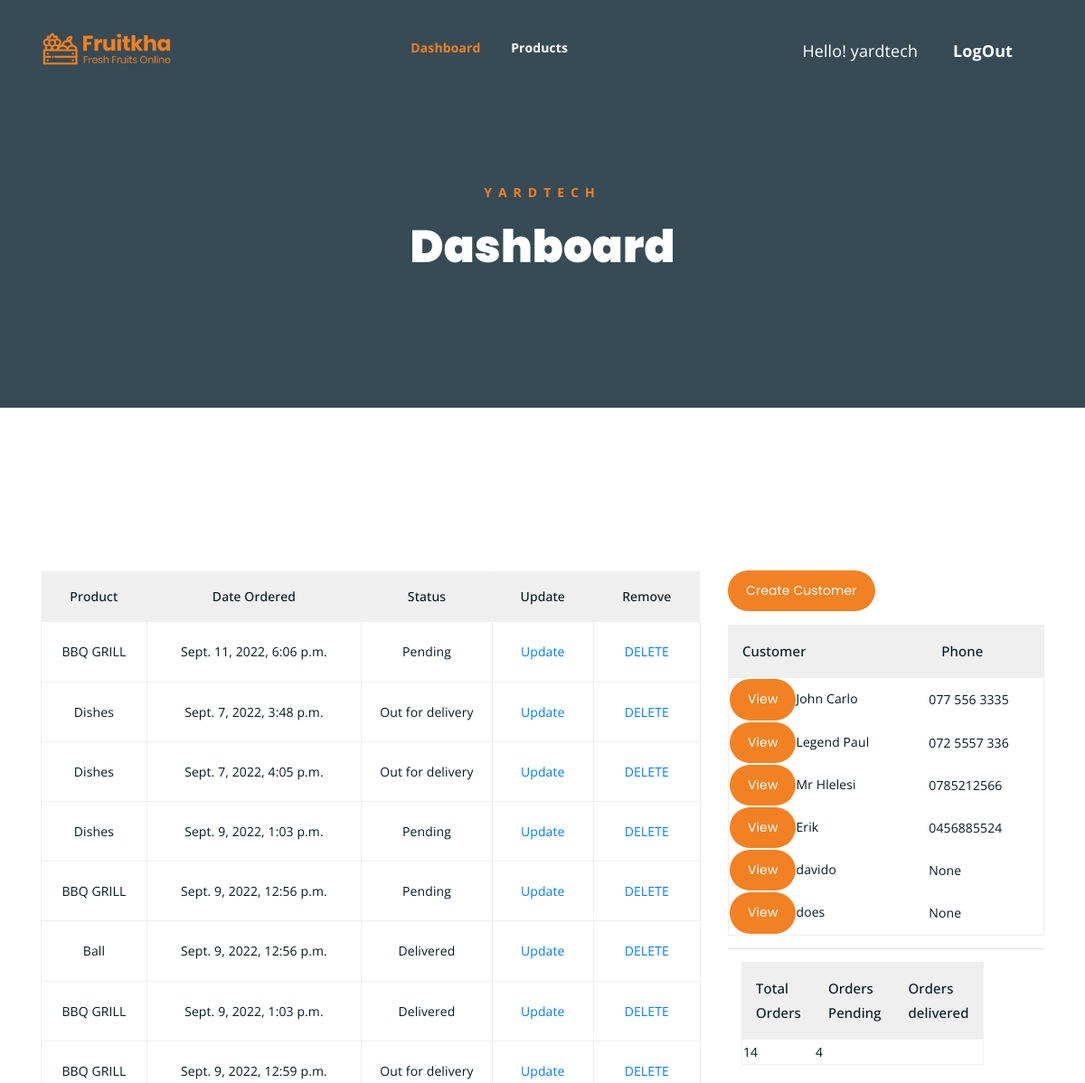
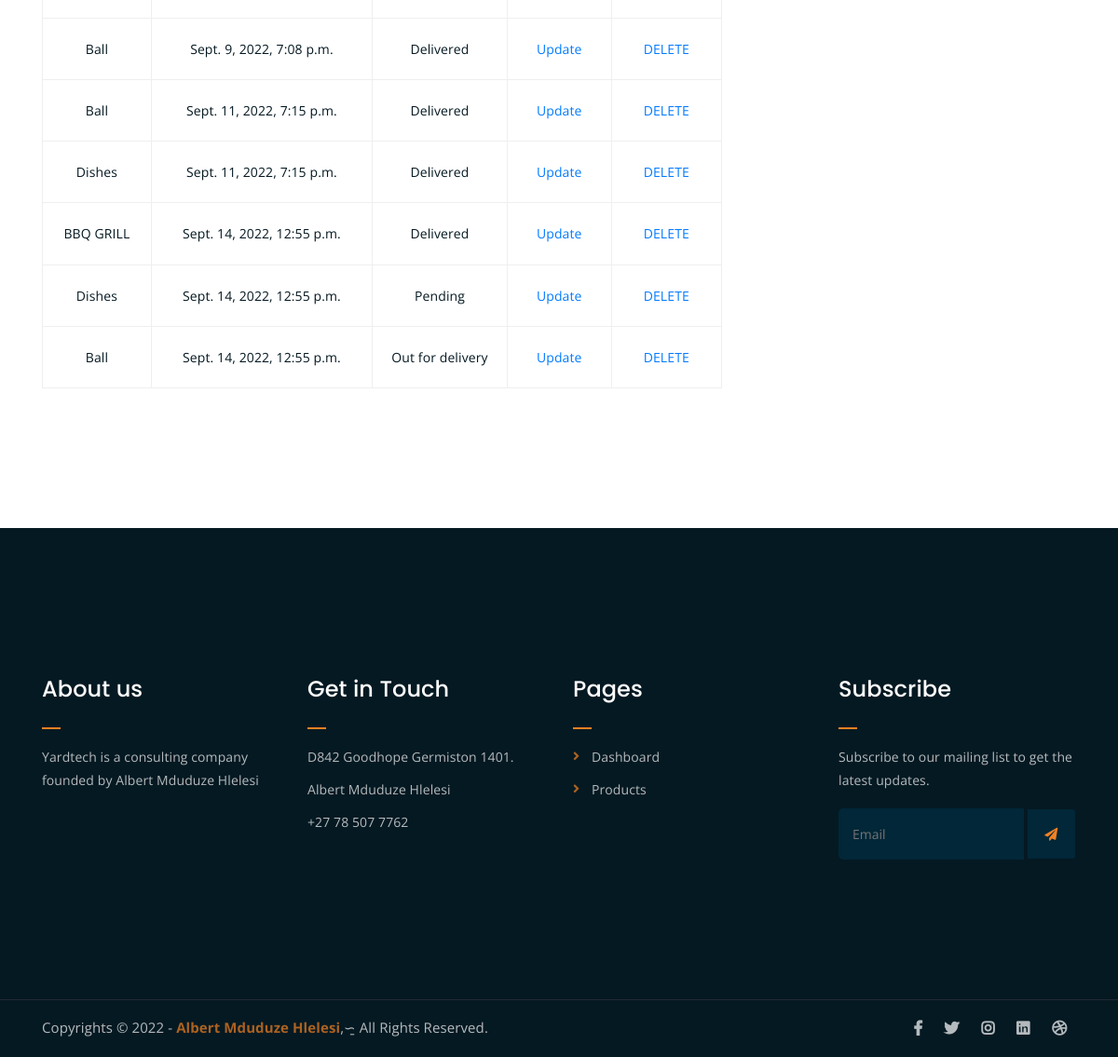
The app's page / (signed in) with its own data (2 pictures, top to bottom).
### accounts/models.py (models this page shows, shortened)
class Order(models.Model):
    STATUS =(
        ('Pending','Pending'),
        ('Out for delivery','Out for delivery'),
        ('Delivered','Delivered'))
    customer = models.ForeignKey(Customer,null=True,on_delete=models.SET_NULL)
    product = models.ForeignKey(Product,null=True, on_delete=models.SET_NULL)
    date_created = models.DateTimeField(auto_now=True, null=True)
    status = models.CharField(max_length=200,null=True,choices=STATUS)
    note = models.CharField(max_length=200,null=True)

class Product(models.Model):
    CATEGORY =(
        ('Indoor','Indoor'),
        ('Out Door','Out Door'),
    )
    name = models.CharField(max_length=200,null=True)
    price = models.FloatField(null=True)
    category = models.CharField(max_length=200,null=True,choices=CATEGORY)
    description =models.CharField(max_length=200,null=True,blank=True)
    date_created =models.DateTimeField(auto_now=True,null=True)
    tag = models.ManyToManyField(Tag)
    def __str__(self):
        return self.name

class Customer(models.Model):
    user = models.OneToOneField(User,null=True,blank=True,on_delete=models.CASCADE)
    name=models.CharField(max_length=200,null=True)
    phone = models.CharField(max_length=200,null=True )
    email = models.CharField(max_length=200,null=True )
    profile_pic = models.ImageField(null=True,default="464.jpg",blank=True)
    date= models.DateTimeField(auto_now=True,null=True)

### accounts/decorators.py (the view)
    def wrapper_function(request,*args,**kwargs):
        group = None
        if request.user.groups.exists():
            group=request.user.groups.all()[0].name
        if group == 'customer':
            return redirect('accounts:user-page')
        if group == 'admin':
            return view_func(request,*args,**kwargs)

### accounts/views.py (called while the page is built)
@admin_only
def home(request):
    orders = Order.objects.all()
    customer = Customer.objects.all()
    total_customers = customer.count()
    total_orders = orders.count()
    delivered = orders.filter(status='Delivered').count()
    pending = orders.filter(status='Pending').count()
    context ={
        'orders': orders,
        'customer': customer,
        'total_customers':total_customers,
        'total_orders':total_orders,
        'delivered ':delivered ,
        'pending':pending
    }
    return render(request,'accounts/dashboard2.html',context)

### accounts/templates/accounts/dashboard2.html (shortened to what this page needs)
<!DOCTYPE html>
<html lang="en">
<head>
	{% load static %}
	<link rel="stylesheet" href="{% static 'accounts/css/all.min.css' %}">
	<link rel="stylesheet" href="{% static 'accounts/bootstrap/css/bootstrap.min.css' %}">
	<link rel="stylesheet" href="{% static 'accounts/css/owl.carousel.css' %}">
	<link rel="stylesheet" href="{% static 'accounts/css/magnific-popup.css' %}">
	<link rel="stylesheet" href="{% static 'accounts/css/animate.css' %}">
	<link rel="stylesheet" href="{% static 'accounts/css/meanmenu.min.css' %}">
	<link rel="stylesheet" href="{% static 'accounts/css/main.css'%}">
	<link rel="stylesheet" href="{% static 'accounts/css/responsive.css'%} ">
</head>
<body>
	<div class="top-header-area" id="sticker">
		<div class="container">
			<div class="row">
				<div class="col-lg-12 col-sm-12 text-center">
					<div class="main-menu-wrap">
						<div class="site-logo">
							<a href="index.html">
								<img src="assets/img/logo.png" alt="">
							</a>
						</div>
						<nav class="main-menu">
							<ul>
								<li class="current-list-item"><a href="{% url 'accounts:home' %}">Dashboard</a>
								</li>
								<li><a href="{% url 'accounts:products' %}">Products</a></li>
								<li>
									<div class="header-icons">
                                    <span class="hel-mesg" >Hello! {{request.user}}</span>
									<span class="hel-mesg"><a class="log-in" href="{% url 'accounts:login' %}">LogOut</a></span>
									</div>
								</li>
							</ul>
						</nav>
					</div>
				</div>
			</div>
		</div>
	</div>
	<div class="breadcrumb-section breadcrumb-bg">
		<div class="container">
			<div class="row">
				<div class="col-lg-8 offset-lg-2 text-center">
					<div class="breadcrumb-text">
						<p>Yardtech</p>
						<h1>Dashboard</h1>
					</div>
				</div>
			</div>
		</div>
	</div>
	<div class="cart-section mt-150 mb-150">
		<div class="container">
			<div class="row">
				<div class="col-lg-8 col-md-12">
					<div class="cart-table-wrap">
						<table class="cart-table">
							<thead class="cart-table-head">
								<tr class="table-head-row">
									<th class="product-name">Product</th>
									<th class="product-price">Date Ordered</th>
									<th class="product-quantity">Status</th>
									<th class="product-total">Update</th>
									<th class="product-remove">Remove</th>
								</tr>
							      {% for order in orders %}
							<tbody>
                                     <td>{{order.product}}</td>
							         <td>{{order.date_created}}</td>
						             <td>{{order.status}}</td>
						              <td><a href="{% url 'accounts:update_order' order.id %}">Update</a></td>
						              <td><a href="{% url 'accounts:delete_order' order.id %}">DELETE</a></td>
							</tbody>
							          {% endfor %}
							</thead>
						</table>
					</div>
				</div>
				<div class="col-lg-4">
					<div class="total-section">
						<div class="cart-buttons">
							<a href="checkout.html" class="boxed-btn black">Create Customer</a>
						</div>
						<table class="total-table">
							<thead class="total-table-head">
								<tr class="table-total-row">
									<th>Customer</th>
									<th>Phone</th>
								</tr>
							{% for customer in customer %}
							<tbody>
                                     <td><a href="{% url 'accounts:customer' customer.id %}" class="boxed-btn black">View</a>{{customer.name}}</td>
							         <td>{{customer.phone}}</td>
							</tbody>
							          {% endfor %}
							</thead>
						</table>
					</div>
					<hr>
					<div class="col-lg-4">
					<div class="total-section">
						<table class="total-table">
							<thead class="total-table-head">
								<tr class="table-total-row">
									<th>Total Orders</th>
									<th>Orders Pending</th>
									<th>Orders delivered</th>
								</tr>
							</thead>
							<tbody>
							       <td>{{total_orders}}</td>
								   <td>{{pending}}</td>
							       <td><p>{{delivered}}</p></td>
							</tbody>
						</table>
					</div>
					</div>
				</div>
			</div>
		</div>
	</div>
	<div class="footer-area">
		<div class="container">
			<div class="row">
				<div class="col-lg-3 col-md-6">
					<div class="footer-box about-widget">
						<h2 class="widget-title">About us</h2>
						<p>Yardtech is a consulting company founded by Albert Mduduze Hlelesi</p>
					</div>
				</div>
				<div class="col-lg-3 col-md-6">
					<div class="footer-box get-in-touch">
						<h2 class="widget-title">Get in Touch</h2>
						<ul>
							<li>D842 Goodhope Germiston 1401.</li>
							<li>Albert Mduduze Hlelesi</li>
							<li>+27 78 507 7762</li>
						</ul>
					</div>
				</div>
				<div class="col-lg-3 col-md-6">
					<div class="footer-box pages">
						<h2 class="widget-title">Pages</h2>
						<ul>
							<li><a href="index.html">Dashboard</a></li>
							<li><a href="about.html">Products</a></li>
						</ul>
					</div>
				</div>
				<div class="col-lg-3 col-md-6">
					<div class="footer-box subscribe">
						<h2 class="widget-title">Subscribe</h2>
						<p>Subscribe to our mailing list to get the latest updates.</p>
						<form action="index.html">
							<input type="email" placeholder="Email">
							<button type="submit"><i class="fas fa-paper-plane"></i></button>
						</form>
					</div>
				</div>
			</div>
		</div>
	</div>
	<div class="copyright">
		<div class="container">
			<div class="row">
				<div class="col-lg-6 col-md-12">
					<p>Copyrights &copy; 2022 - <a href="">Albert Mduduze Hlelesi</a>,&race;  All Rights Reserved.</p>
				</div>
				<div class="col-lg-6 text-right col-md-12">
					<div class="social-icons">
						<ul>
							<li><a href="#" target="_blank"><i class="fab fa-facebook-f"></i></a></li>
							<li><a href="#" target="_blank"><i class="fab fa-twitter"></i></a></li>
							<li><a href="#" target="_blank"><i class="fab fa-instagram"></i></a></li>
							<li><a href="#" target="_blank"><i class="fab fa-linkedin"></i></a></li>
							<li><a href="#" target="_blank"><i class="fab fa-dribbble"></i></a></li>
						</ul>
					</div>
				</div>
			</div>
		</div>
	</div>
</body>
</html>

### accounts/static/accounts/css/responsive.css (style rules this page uses)
@media only screen and (min-width: 992px) and (max-width: 1200px) { .cart-buttons a:first-child { margin-right: 0; margin-bottom: 15px; } }

### accounts/templates/accounts/dashboard2.html (style rules this page uses)
.hel-mesg { font-size: 18px; color: #fff; margin-right:20px }

### records on screen
Order: product "BBQ GRILL", date_created "Sept. 11, 2022, 6:06 p.m.", status "Pending"
Order: product "Dishes", date_created "Sept. 7, 2022, 3:48 p.m.", status "Out for delivery"
Order: product "Dishes", date_created "Sept. 7, 2022, 4:05 p.m.", status "Out for delivery"
Order: product "Dishes", date_created "Sept. 9, 2022, 1:03 p.m.", status "Pending"
Order: product "BBQ GRILL", date_created "Sept. 9, 2022, 12:56 p.m.", status "Pending"
Order: product "Ball", date_created "Sept. 9, 2022, 12:56 p.m.", status "Delivered"
Order: product "BBQ GRILL", date_created "Sept. 9, 2022, 1:03 p.m.", status "Delivered"
Order: product "BBQ GRILL", date_created "Sept. 9, 2022, 12:59 p.m.", status "Out for delivery"
Order: product "Ball", date_created "Sept. 9, 2022, 7:08 p.m.", status "Delivered"
Order: product "Ball", date_created "Sept. 11, 2022, 7:15 p.m.", status "Delivered"
Order: product "Dishes", date_created "Sept. 11, 2022, 7:15 p.m.", status "Delivered"
Order: product "BBQ GRILL", date_created "Sept. 14, 2022, 12:55 p.m.", status "Delivered"
Order: product "Dishes", date_created "Sept. 14, 2022, 12:55 p.m.", status "Pending"
Order: product "Ball", date_created "Sept. 14, 2022, 12:55 p.m.", status "Out for delivery"
Customer: name "John Carlo", phone "077 556 3335"
Customer: name "Legend Paul", phone "072 5557 336"
Customer: name "Mr Hlelesi", phone "0785212566"
Customer: name "Erik", phone "0456885524"
Customer: name "davido", phone "None"
Customer: name "does", phone "None"

### other values on screen
{{ request.user }} "yardtech"
{{ total_orders }} "14"
{{ pending }} "4"
